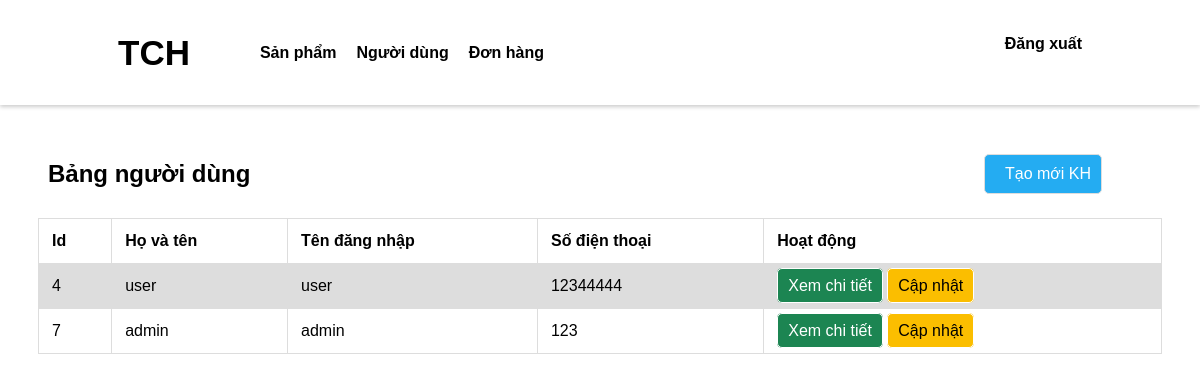
The page /admin/quanLyKH.php (signed in) on the database as committed earlier.
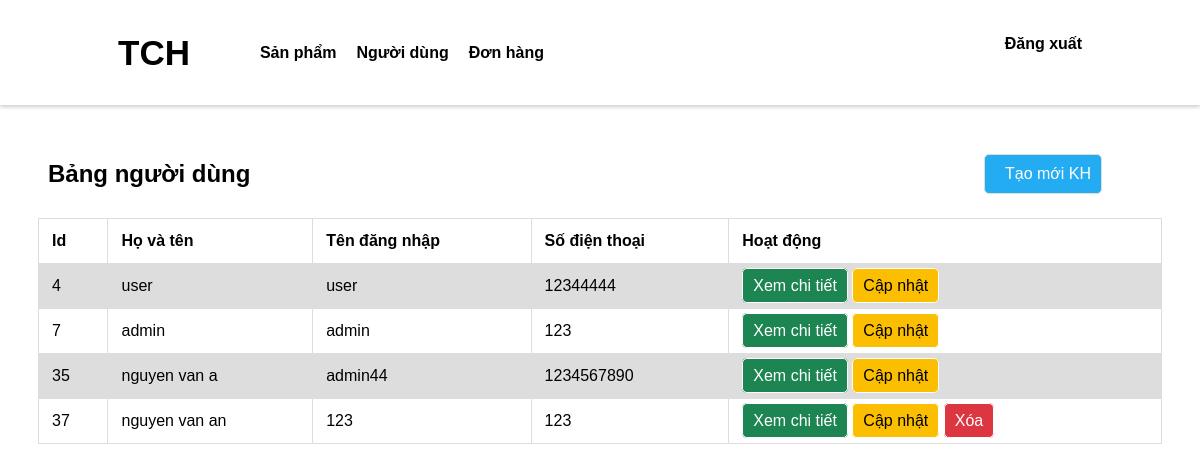
The same page on the database as committed later.
### tables this page shows
CREATE TABLE `nguoi_dung` (
  `id` bigint NOT NULL AUTO_INCREMENT,
  `id_vai_tro` int DEFAULT NULL,
  `ho_ten` varchar(50) DEFAULT NULL,
  `gioi_tinh` varchar(50) DEFAULT NULL,
  `so_dien_thoai` varchar(50) DEFAULT NULL,
  `dia_chi` varchar(50) DEFAULT NULL,
  `ten_dang_nhap` varchar(50) DEFAULT NULL,
  `mat_khau` varchar(50) DEFAULT NULL,
  PRIMARY KEY (`id`),
  KEY `fk_nguoi_dung_vai_tro` (`id_vai_tro`),
  CONSTRAINT `fk_nguoi_dung_vai_tro` FOREIGN KEY (`id_vai_tro`) REFERENCES `vai_tro` (`id`)
);

### php/admin/getAllObject.php (called while the page is built, shortened)
<?php
function getAll_object($con, $tableName)
{
    $sql = "SELECT * FROM $tableName";
    $Users = [];
    $stmt = $con->prepare($sql);
    if ($stmt) {
        $stmt->execute();
        $result = $stmt->get_result();
        while ($user = $result->fetch_assoc()) {
            $Users[] = $user;
        }
        return $Users;
    }
    return [];
}

### php/admin/cart.php (called while the page is built, shortened)
<?php
function getCartByUser($con, $idNguoiDung)
{
    $sql = "SELECT * FROM gio_hang WHERE id_nguoi_dung = ? ";
    $stmt = $con->prepare($sql);
    if ($stmt) {
        $stmt->bind_param("i", $idNguoiDung);
        $stmt->execute();
        $result = $stmt->get_result();
        return $result->fetch_assoc();
    }
    return null;
}

### admin/quanLyKH.php (the view, shortened to what this page needs)
<!DOCTYPE html>
<html lang="en">
<head>
    <link rel="stylesheet" href="css/quanLy.css">
</head>
<body>
    <?php
    require('layout/header.php');
    require('../php/admin/getAllObject.php');
    require('../php/admin/cart.php');
    $users = getAll_object($con, 'nguoi_dung');
    ?>
    <div class="quanLyDH">
        <div class="title">
            <h2>Bảng người dùng</h2>
            <a href="dangKy.php" class="create">Tạo mới KH</a>
        </div>
        <table>
            <tr>
                <th>Id</th>
                <th>Họ và tên</th>
                <th>Tên đăng nhập</th>
                <th>Số điện thoại</th>
                <th>Hoạt động</th>
            </tr>
            <?php
            foreach ($users as $user) {
            ?>
                <tr>
                    <td><?php echo $user['id'] ?></td>
                    <td><?php echo $user['ho_ten'] ?></td>
                    <td><?php echo $user['ten_dang_nhap'] ?></td>
                    <td><?php echo $user['so_dien_thoai'] ?></td>
                    <td>
                        <a href="xemCT_KH.php?id=<?php echo $user['id'] ?>"" style=" background-color: #1C8552; color : white;">Xem chi tiết</a>
                        <a href="capNhat_KH.php?id=<?php echo $user['id'] ?>"" style=" background-color: #FBBE00; color : black;">Cập nhật</a>
                        <?php
                        $cart = getCartByUser($con, $user['id']);
                        if ($cart == null) {
                        ?>
                            <a href="xoa_KH.php?id=<?php echo $user['id'] ?>" style=" background-color: #DC3640; color : white;">Xóa</a>
                        <?php } ?>
                    </td>
                </tr>
            <?php
            }
            ?>
        </table>
    </div>
</body>
</html>

Rows that differ between the two databases and show on the page:
added nguoi_dung: id "35", ho_ten "nguyen van a", ten_dang_nhap "admin44", so_dien_thoai "1234567890"
added nguoi_dung: id "37", ho_ten "nguyen van an", ten_dang_nhap "123", so_dien_thoai "123"
